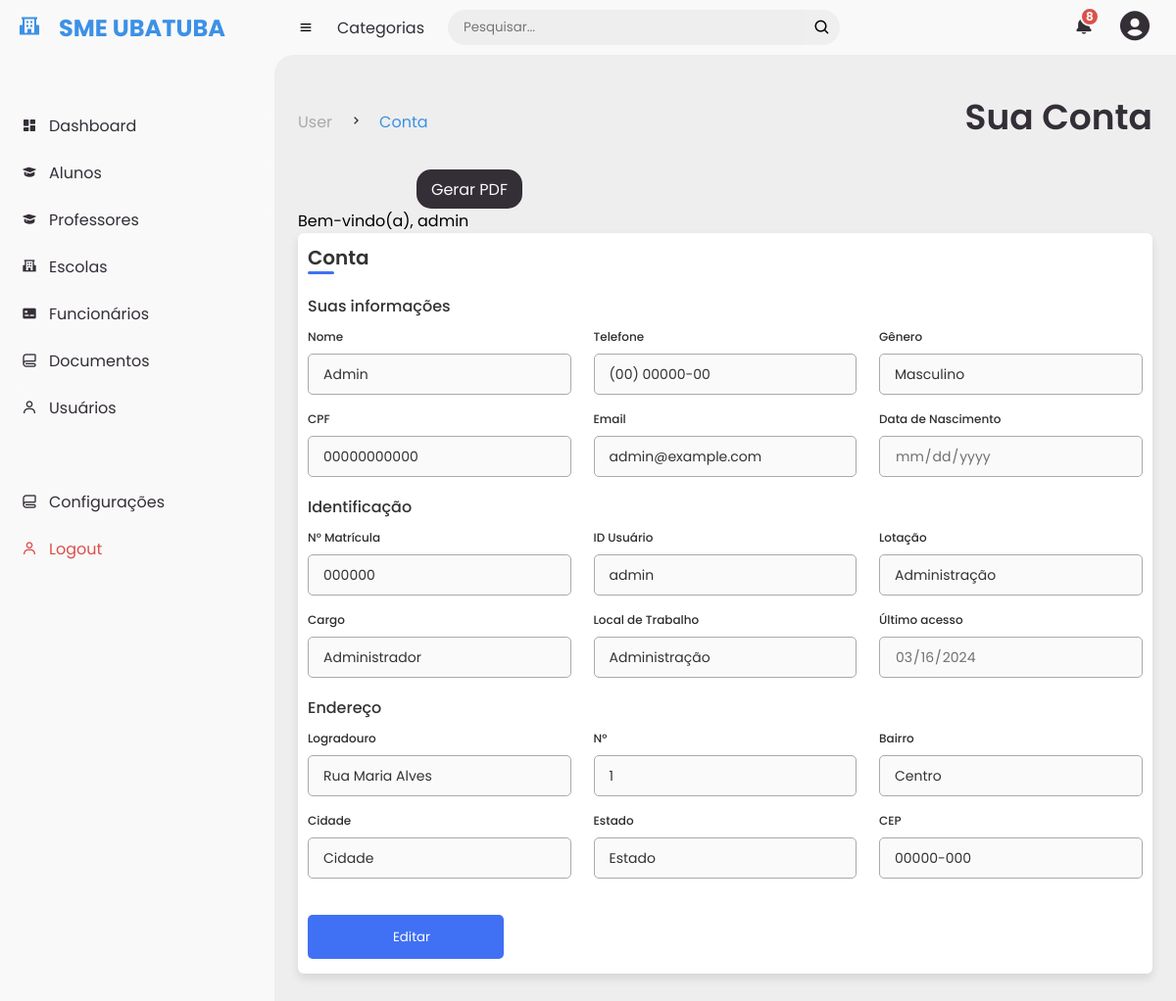
Screenshot of /user/perfil (signed in) with the database file from the repository.
### aplication.py (models this page shows, shortened)
class users(db.Model):
    _id = db.Column("id", db.Integer, primary_key=True)
    name = db.Column(db.String(100))
    telefone = db.Column(db.String(100))
    email = db.Column(db.String(100))
    senha = db.Column(db.String(100))
    data = db.Column(db.String(10))  # Alterado para db.String
    hora = db.Column(db.String(8))  # Coluna para armazenar a hora
    situacao = db.Column(db.String(8))
    genero = db.Column(db.String(100))
    cpf = db.Column(db.String(100))
    data_nascimento = db.Column(db.String(100))
    matricula = db.Column(db.String(100))
    usuario = db.Column(db.String(100))
    lotacao = db.Column(db.String(100))
    cargo = db.Column(db.String(100))
    local_trabalho = db.Column(db.String(100))
    logradouro = db.Column(db.String(100))
    numero = db.Column(db.String(100))
    bairro = db.Column(db.String(100))
    cidade = db.Column(db.String(100))
    estado = db.Column(db.String(100))
    cep = db.Column(db.String(100))

### aplication.py (the view)
@app.route("/user/perfil", methods=["GET"])
def user():
    if "user_id" in session:
        user_id = session["user_id"]
        found_user = users.query.get(user_id)
        if found_user:
            return render_template("user.html", user=found_user)
        else:
            flash("Usuário não encontrado!")
            return redirect(url_for("login"))
    else:
        flash("Você não está logado!")
        return redirect(url_for("login"))

### templates/user.html (shortened to what this page needs)
{% extends "base.html" %}
{% block first_title %}User{% endblock %}
{% block main_title%}Sua Conta{% endblock %}
{% block sub_title %}Conta{% endblock %}
{% block content %}
<p>Bem-vindo(a), {{user.usuario}}</p>
<head>
    <link rel="stylesheet" type="text/css" href="{{ url_for('static', filename='styles/user.css')}}">
</head>
  <div class="container">
    <header>Conta</header>
    <form action="#">
        <div class="form first">
            <div class="details personal">
                <span class="title">Suas informações</span>
                <div class="fields">
                    <div class="input-field">
                        <label>Nome</label>
                        <input type="text" value="{{user.name}}" required disabled>
                    </div>
                    <div class="input-field">
                        <label>Telefone</label>
                        <input id="inputPhoneForm" type="tel" value="{{user.telefone}}" required disabled>
                    </div>
                    <div class="input-field">
                        <label>Gênero</label>
                        <input id="inputGeneroForm" type="text" value="{{user.genero}}" required disabled>
                    </div>
                    <div class="input-field">
                        <label>CPF</label>
                        <input type="text" value="{{user.cpf}}" disabled>
                    </div>
                    <div class="input-field">
                        <label>Email</label>
                        <input type="text" value="{{user.email}}" required disabled>
                    </div>
                    <div class="input-field">
                        <label>Data de Nascimento</label>
                        <input type="date" value="{{user.data_nascimento}}" required disabled>
                    </div>
                </div>
            </div>
            <div class="details ID">
                <span class="title">Identificação</span>
                <div class="fields">
                    <div class="input-field">
                        <label>N° Matrícula</label>
                        <input type="text" value="{{user.matricula}}" required disabled>
                    </div>
                    <div class="input-field">
                        <label>ID Usuário</label>
                        <input type="text" value="{{user.usuario}}" disabled>
                    </div>
                    <div class="input-field">
                        <label>Lotação</label>
                        <input type="text" value="{{user.lotacao}}" disabled>
                    </div>
                    <div class="input-field">
                        <label>Cargo</label>
                        <input type="text" value="{{user.cargo}}" disabled>
                    </div>
                    <div class="input-field">
                        <label>Local de Trabalho</label>
                        <input type="text" value="{{user.local_trabalho}}" disabled>
                    </div>
                    <div class="input-field">
                        <label>Último acesso</label>
                        <input type="date" value="2024-03-16" disabled>
                    </div>
                </div>
                <div class="details ID">
                    <span class="title">Endereço</span>
                    <div class="fields">
                        <div class="input-field">
                            <label>Logradouro</label>
                            <input type="text" value="{{user.logradouro}}" disabled>
                        </div>
                        <div class="input-field">
                            <label>N°</label>
                            <input type="text" value="{{user.numero}}" disabled>
                        </div>
                        <div class="input-field">
                            <label>Bairro</label>
                            <input type="text" value="{{user.bairro}}" disabled>
                        </div>
                        <div class="input-field">
                            <label>Cidade</label>
                            <input type="text" value="{{user.cidade}}" disabled>
                        </div>
                        <div class="input-field">
                            <label>Estado</label>
                            <input type="text" value="{{user.estado}}" disabled>
                        </div>
                        <div class="input-field">
                            <label>CEP</label>
                            <input id="inputCEPForm" type="text" value="{{user.cep}}" disabled>
                        </div>
                    </div>
                    <a href="editar"><button type="button" class="btn btn-dark btn-primary"> Editar</button></a>
                </div>
            </div>
        </div>
    </form>
</div>
{% endblock %}

### templates/base.html (shortened to what this page needs)
<!DOCTYPE html>
<html>
<head>
    <link rel="stylesheet" type="text/css" href="{{ url_for('static', filename='styles/style.css')}}">
    <link href="https://unpkg.com/boxicons@2.0.9/css/boxicons.min.css" rel="stylesheet">
</head>
<body>
      <section id="sidebar">
          <a href="#" class="brand">
              <i class='bx bxs-school' ></i>
              <span class="text">SME UBATUBA</span>
          </a>
          <ul class="side-menu top">
              <li {% if current_page == 'home' %}class="active"{% endif %}>
                  <a href="{{ url_for('home') }}">
                      <i class='bx bxs-dashboard'></i>
                      <span class="text">Dashboard</span>
                  </a>
              </li>
              <li {% if current_page == 'alunos' %}class="active"{% endif %}>
                  <a href="{{ url_for('alunos') }}">
                      <i class='bx bxs-graduation'></i>
                      <span class="text">Alunos</span>
                  </a>
              </li>
              <li {% if current_page == 'professores' %}class="active"{% endif %}>
                  <a href="{{ url_for('professores') }}">
                      <i class='bx bxs-graduation'></i>
                      <span class="text">Professores</span>
                  </a>
              </li>
              <li {% if current_page == 'escolas' %}class="active"{% endif %}>
                <a href="{{ url_for('escolas') }}">
                  <i class='bx bxs-school'></i>
                    <span class="text">Escolas</span>
                </a>
            </li>
              <li {% if current_page == 'funcionarios' %}class="active"{% endif %}>
                  <a href="{{ url_for('funcionarios') }}">
                      <i class='bx bxs-credit-card-front'></i>
                      <span class="text">Funcionários</span>
                  </a>
              </li>
              <li {% if current_page == 'documentos' %}class="active"{% endif %}>
                <a href="{{ url_for('documentos') }}">
                    <i class='bx bx-blanket'></i>
                    <span class="text">Documentos</span>
                </a>
            </li>
            <li {% if current_page == 'usuarios' %}class="active"{% endif %}>
              <a href="{{ url_for('usuarios') }}">
                <i class='bx bx-user'></i>
                  <span class="text">Usuários</span>
              </a>
          </li>
          </ul>
          <ul class="side-menu">
            <li>
              <a href="#">
                  <i class='bx bx-blanket'></i>
                  <span class="text">Configurações</span>
              </a>
          </li>
          <li>
              <a href="{{ url_for('logout') }}" class="logout">
                  <i class='bx bx-user'></i>
                  <span class="text">Logout</span>
              </a>
          </li>
          </ul>
      </section>
      <section id="content">
        <nav>
          <i class='bx bx-menu'></i>
          <a href="#" class="nav-link">Categorias</a>
          <form action="#">
            <div class="form-input">
              <input type="search" placeholder="Pesquisar...">
              <button type="submit" class="search-btn"><i class='bx bx-search'></i></button>
            </div>
          </form>
          <a href="#" class="notification">
            <i class='bx bxs-bell'></i>
            <span class="num">8</span>
          </a>
          <a class="profile">
            <i class='bx bxs-user-circle'></i>
          </a>
        </nav>
        <main>
          <div class="head-title" style="display: flex;">
            <ul class="breadcrumb">
                <li>
                    <a href="#">{% block first_title %}{% endblock %}</a>
                </li>
                <li><i class='bx bx-chevron-right' ></i></li>
                <li>
                    <a href="#" class="active">{% block sub_title %}{% endblock %}</a>
                </li>
            </ul>
            <h1>{% block main_title %}{% endblock %}</h1>
            <div class="btn-download">
              <a id="gerarPDF" href="#">
                <span class="text">Gerar PDF</span>
              </a>
            </div>
          </div>
          {% block content %}{% endblock %}
        </main>
      </section>
</body>
</html>

### static/styles/style.css (style rules this page uses)
* { margin: 0; padding: 0; box-sizing: border-box; font-family: var(--poppins); }
a { text-decoration: none; }
li { list-style: none; }
:root { --poppins: 'Poppins', sans-serif; --light: #F9F9F9; --blue: #3c91e6; --light-blue: #CFE8FF; --grey: #eee; --dark-grey: #AAAAAA; --dark: #342E37; --red: #DB504A; --yellow: #FFCE26; --light-yellow: #FFF2C6; --orange: #FD7238; --light-orange: #FFE0F3; }
body { background: var(--grey); }
#sidebar { position: fixed; top: 0; left: 0; width: 280px; height: 100%; background: var(--light); z-index: 1000; transition: 0.3s; overflow-x: hidden; }
#sidebar .brand { font-size: 24px; font-weight: 700; height: 56px; display: flex; align-items: center; color: var(--blue); }
#sidebar .brand .bx { min-width: 60px; display: flex; justify-content: center; }
#sidebar .side-menu { width: 100%; margin-top: 48px; }
#sidebar .side-menu li { height: 48px; background: transparent; margin-left: 6px; border-radius: 48px 0 0 48px; padding: 4px; }
#sidebar .side-menu li a { width: 100%; height: 100%; background: var(--light); display: flex; align-items: center; border-radius: 48px; font-size: 16px; color: var(--dark); white-space: nowrap; overflow-x: hidden; }
#sidebar .side-menu li a.logout { color: var(--red); }
#sidebar .side-menu li a .bx { min-width: calc(60px - (4px + 6px) * 2); display: flex; justify-content: center; }
#content { position: relative; width: calc(100% - 280px); left: 280px; transition: .3s ease; }
#content nav { height: 56px; background: var(--light); padding: 0 24px; display: flex; align-items: center; grid-gap: 24px; position: relative; }
#content nav::before { content: ''; position: absolute; width: 40px; height: 40px; bottom: -40px; left: 0; border-radius: 50%; box-shadow: -20px -20px 0 var(--light); }
#content nav a { color: var(--dark); }
#content nav .bx.bx-menu { cursor: pointer; }
#content nav .nav-link { font-size: 16px; transition: 3s ease; }
#content nav form { max-width: 400px; width: 100%; margin-right: auto; }
#content nav form .form-input { display: flex; align-items: center; height: 36px; }
#content nav form .form-input input { flex-grow: 1; padding: 0 16px; height: 100%; border: none; background: var(--grey); border-radius: 36px 0 0 36px; outline: none; }
#content nav form .form-input button { width: 36px; height: 100%; display: flex; justify-content: center; align-items: center; font-size: 18px; outline: none; border: none; border-radius: 0 36px 36px 0; cursor: pointer; }
#content nav .notification { font-size: 20px; position: relative; }
#content nav .notification .num { position: absolute; top: -6px; right: -6px; width: 20px; height: 20px; border-radius: 50%; border: 2px solid var(--light); background: var(--red); color: var(--light); font-weight: 700; font-size: 12px; display: flex; justify-content: center; align-items: center; }
#content nav .profile i { font-size: 36px; cursor: pointer; }
#content main { width: 100%; padding: 36px 24px; }
#content main .head-title { display: flex; align-items: center; justify-content: space-between; grid-gap: 16px; flex-wrap: wrap; }
#content main .head-title h1 { font-size: 36px; font-weight: 600; margin-bottom: 10px; color: var(--dark); }
#content main .head-title .breadcrumb { display: flex; align-items: center; width: 350px; grid-gap:16px }
#content main .head-title .breadcrumb li { color: var(--dark); }
#content main .head-title .breadcrumb li a { color: var(--dark-grey); pointer-events: none; }
#content main .head-title .breadcrumb li a.active { color: var(--blue); pointer-events: unset; }
#content main .head-title .btn-download { width: 350px; height: 40px; display: flex; justify-content: center; }
#content main .head-title .btn-download a { color: var(--light); background: var(--dark); border-radius: 15px; align-items: center; padding: 0px 15px; display: flex; justify-content: center; }

### rows the page displays
users: usuario "admin", name "Admin", telefone "(00) 00000-00", genero "Masculino", cpf "00000000000", email "admin@example.com", matricula "000000", lotacao "Administração", cargo "Administrador", local_trabalho "Administração", logradouro "Rua Maria Alves", numero "1", bairro "Centro", cidade "Cidade", estado "Estado", cep "00000-000"
